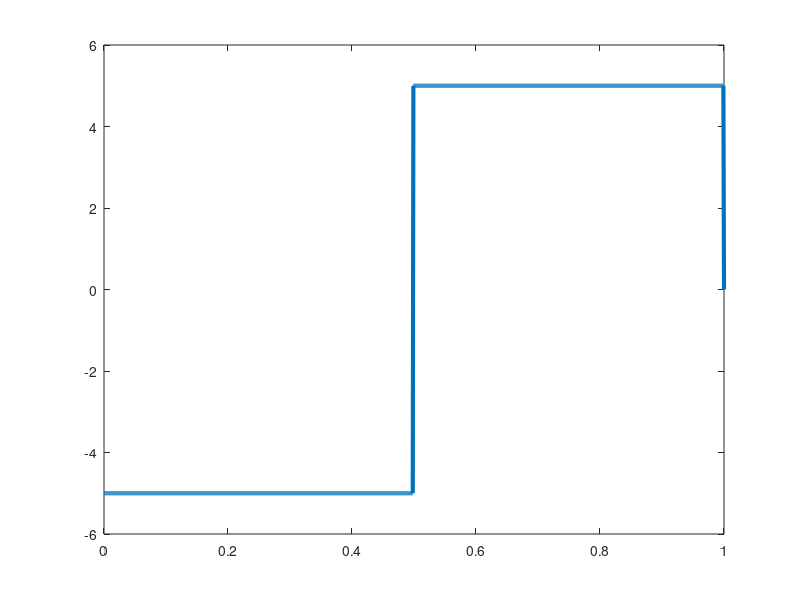

MATLAB code for this plot:
bits = input('prompt');
bt_rt = 1;
tot_t = length(bits)/bt_rt;
smp_no = 1000;
tot_smp = smp_no*length(bits);
dt = tot_t/tot_smp;
t = 0:dt:tot_t;
y = zeros(1,length(t));
v = input('prompt');
for i=1:length(bits)
  if bits(i)==1
    y((i-1)*smp_no+1:(i-1)*smp_no+smp_no/2) = v;
    y((i-1)*smp_no+smp_no/2:i*smp_no) = -v;
  else
    y((i-1)*smp_no+1:(i-1)*smp_no+smp_no/2) = -v;
    y((i-1)*smp_no+smp_no/2:i*smp_no) = v;
  endif
endfor
plot(t, y, 'Linewidth', 3);
%decoding
count = 0;
for i=1:length(t)
  if t(i)>count
    count++;
    if y(i)>0
      result(count) = y(i)/v;
    else
      result(count) = 0;
    endif
  endif
endfor
disp('decoding of manchester')
disp(result);